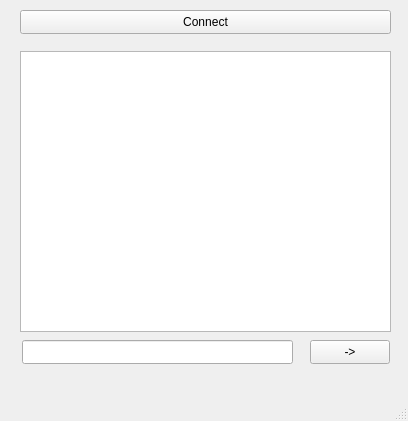
<?xml version="1.0" encoding="UTF-8"?>
<ui version="4.0">
 <class>MainWindow</class>
 <widget class="QMainWindow" name="MainWindow">
  <property name="geometry">
   <rect>
    <x>0</x>
    <y>0</y>
    <width>408</width>
    <height>421</height>
   </rect>
  </property>
  <property name="windowTitle">
   <string>MainWindow</string>
  </property>
  <widget class="QWidget" name="centralwidget">
   <widget class="QPushButton" name="pushButton">
    <property name="geometry">
     <rect>
      <x>20</x>
      <y>10</y>
      <width>371</width>
      <height>24</height>
     </rect>
    </property>
    <property name="text">
     <string>Connect</string>
    </property>
   </widget>
   <widget class="QLineEdit" name="lineEdit">
    <property name="geometry">
     <rect>
      <x>22</x>
      <y>340</y>
      <width>271</width>
      <height>24</height>
     </rect>
    </property>
   </widget>
   <widget class="QTextBrowser" name="textBrowser">
    <property name="geometry">
     <rect>
      <x>20</x>
      <y>51</y>
      <width>371</width>
      <height>281</height>
     </rect>
    </property>
   </widget>
   <widget class="QPushButton" name="pushButton_2">
    <property name="geometry">
     <rect>
      <x>310</x>
      <y>340</y>
      <width>80</width>
      <height>24</height>
     </rect>
    </property>
    <property name="text">
     <string>-&gt;</string>
    </property>
   </widget>
  </widget>
  <widget class="QMenuBar" name="menubar">
   <property name="geometry">
    <rect>
     <x>0</x>
     <y>0</y>
     <width>408</width>
     <height>21</height>
    </rect>
   </property>
  </widget>
  <widget class="QStatusBar" name="statusbar"/>
 </widget>
 <resources/>
 <connections/>
</ui>
